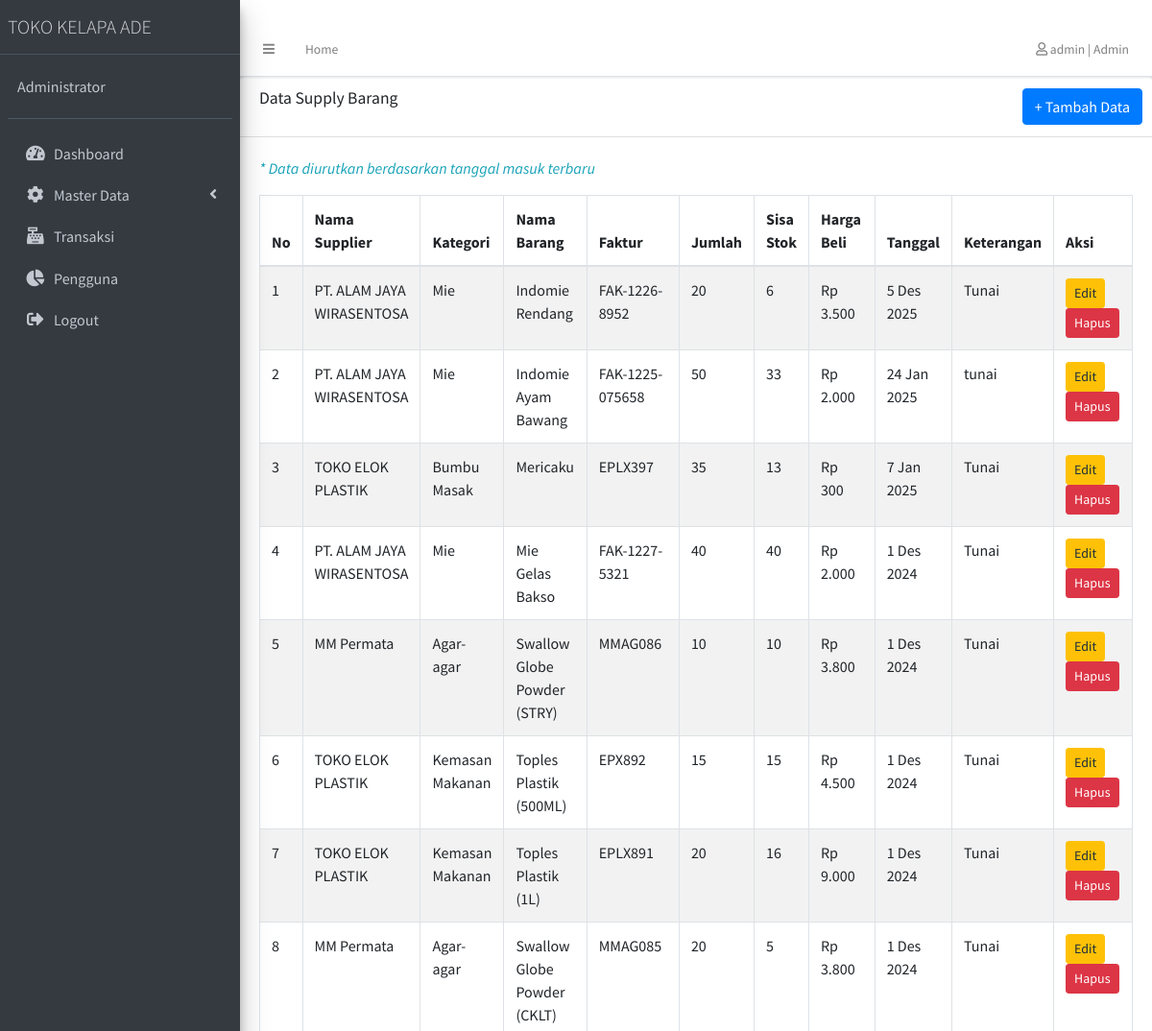
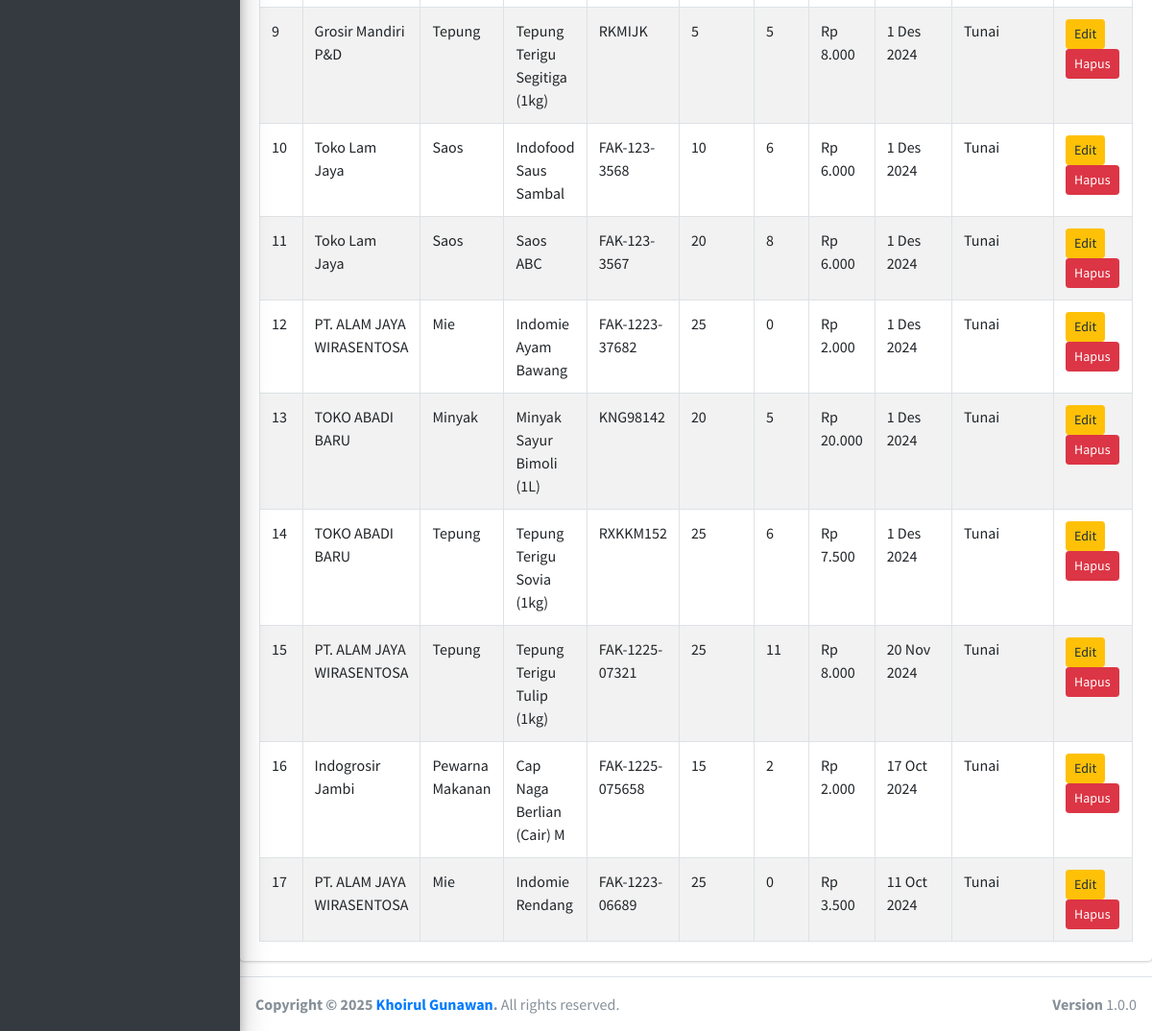
/index.php?page=data_supply (signed in), run on the app's committed database (2 pictures, top to bottom).
### tables this page shows
CREATE TABLE `tb_barang_msk` (
  `msk_id` int(3) NOT NULL,
  `supplier_id` int(3) NOT NULL,
  `barang_id` int(3) NOT NULL,
  `msk_faktur` varchar(15) NOT NULL,
  `msk_jumlah` int(5) NOT NULL,
  `msk_harga_beli` decimal(10,2) NOT NULL,
  `msk_tgl` date NOT NULL,
  `msk_ket` text NOT NULL
);

CREATE TABLE `tb_supplier` (
  `supplier_id` int(3) NOT NULL,
  `supplier_nama` varchar(50) NOT NULL,
  `supplier_alamat` text NOT NULL,
  `supplier_tlp` varchar(10) NOT NULL
);

CREATE TABLE `tb_kategori` (
  `kategori_id` int(3) NOT NULL,
  `kategori_nama` varchar(50) NOT NULL
);

CREATE TABLE `tb_barang` (
  `barang_id` int(3) NOT NULL,
  `kategori_id` int(3) NOT NULL,
  `barang_kode` varchar(15) DEFAULT NULL,
  `barang_nama` varchar(50) DEFAULT NULL,
  `barang_stok` int(5) NOT NULL,
  `barang_tgl` date NOT NULL,
  `barang_jual` int(5) NOT NULL
);

CREATE TABLE `tb_stok_batch` (
  `batch_id` int(3) NOT NULL,
  `barang_id` int(3) NOT NULL,
  `msk_id` int(3) NOT NULL,
  `jumlah_tersisa` int(5) NOT NULL,
  `harga_beli` decimal(10,2) NOT NULL,
  `tanggal_masuk` date NOT NULL
);

### koneksi.php (called while the page is built, shortened)
<?php
if (!function_exists('rupiah')) {
    function rupiah($angka) {
        $hasil_rupiah = "Rp " . number_format($angka, 0, ',', '.');
        return $hasil_rupiah;
    }
}
if (!function_exists('tgl_indo')) {
    function tgl_indo($tanggal)
    {
        $bulan = array(
            1 => 'Jan', 'Feb', 'Mar', 'Apr', 'Mei', 'Jun',
            'Jul', 'Aug', 'Sep', 'Oct', 'Nov', 'Des'
        );
        try {
            $pecahkan = explode('-', $tanggal);
            $tgl = (int)$pecahkan[2];
            $bln = (int)$pecahkan[1];
            $thn = (int)$pecahkan[0];
            $result = $tgl . ' ' . $bulan[$bln] . ' ' . $thn;
            return $result;
        } catch (Exception $e) {
            error_log("tgl_indo error: " . $e->getMessage());
            return $tanggal;
        }
    }
}
?>

### data_supply.php (the view, shortened to what this page needs)
<?php
require_once 'koneksi.php';
?>
<div class="card">
    <div class="card-header">
        <h3 class="card-title">Data Supply Barang</h3>
        <div class="card-tools">
            <button type="button" class="btn btn-primary" data-toggle="modal" data-target="#modal-tambah">
                + Tambah Data
            </button>
        </div>
    </div>
    <div class="card-body">
        <p class="text-info mb-3"><i>* Data diurutkan berdasarkan tanggal masuk terbaru</i></p>
        <table id="example1" class="table table-bordered table-striped">
            <thead>
                <tr>
                    <th width="10">No</th>
                    <th>Nama Supplier</th>
                    <th>Kategori</th>
                    <th>Nama Barang</th>
                    <th>Faktur</th>
                    <th>Jumlah</th>
                    <th>Sisa Stok</th>
                    <th>Harga Beli</th>
                    <th>Tanggal</th>
                    <th>Keterangan</th>
                    <th width="110">Aksi</th>
                </tr>
            </thead>
            <tbody>
                <?php
                $query = "SELECT
                            tb_barang_msk.*,
                            tb_supplier.supplier_nama,
                            tb_barang.barang_nama,
                            tb_kategori.kategori_nama,
                            tb_stok_batch.jumlah_tersisa
                        FROM tb_barang_msk
                        JOIN tb_supplier ON tb_barang_msk.supplier_id = tb_supplier.supplier_id
                        JOIN tb_barang ON tb_barang_msk.barang_id = tb_barang.barang_id
                        JOIN tb_kategori ON tb_barang.kategori_id = tb_kategori.kategori_id
                        LEFT JOIN tb_stok_batch ON tb_barang_msk.msk_id = tb_stok_batch.msk_id
                        ORDER BY msk_tgl DESC, msk_id DESC";
                $result = $koneksi->query($query);
                $no = 1;
                while ($pecah = $result->fetch_object()) {
                    ?>
                    <tr>
                        <td><?php echo $no++ ?></td>
                        <td><?php echo htmlspecialchars($pecah->supplier_nama) ?></td>
                        <td><?php echo htmlspecialchars($pecah->kategori_nama) ?></td>
                        <td><?php echo htmlspecialchars($pecah->barang_nama) ?></td>
                        <td><?php echo htmlspecialchars($pecah->msk_faktur) ?></td>
                        <td><?php echo $pecah->msk_jumlah ?></td>
                        <td><?php echo $pecah->jumlah_tersisa ?></td>
                        <td><?php echo rupiah($pecah->msk_harga_beli) ?></td>
                        <td><?php echo tgl_indo($pecah->msk_tgl) ?></td>
                        <td><?php echo htmlspecialchars($pecah->msk_ket) ?></td>
                        <td>
                            <a href="index.php?page=aksi_supply/supply_edit&id=<?php echo $pecah->msk_id ?>"
                               class="btn btn-warning btn-sm">Edit</a>
                            <a href="index.php?page=aksi_supply/supply_hapus&id=<?php echo $pecah->msk_id ?>"
                               class="btn btn-danger btn-sm delete-confirm">Hapus</a>
                        </td>
                    </tr>
                <?php } ?>
            </tbody>
        </table>
    </div>
</div>

### data on the page
tb_barang_msk: supplier.supplier_nama "PT. ALAM JAYA WIRASENTOSA", tb_kategori.kategori_nama "Mie", barang.barang_nama "Indomie Rendang", msk_faktur "FAK-1226-8952", msk_jumlah "20", tb_stok_batch.jumlah_tersisa "6", msk_harga_beli "Rp 3.500", msk_tgl "5 Des 2025", msk_ket "Tunai"
tb_barang_msk: supplier.supplier_nama "PT. ALAM JAYA WIRASENTOSA", tb_kategori.kategori_nama "Mie", barang.barang_nama "Indomie Ayam Bawang", msk_faktur "FAK-1225-075658", msk_jumlah "50", tb_stok_batch.jumlah_tersisa "33", msk_harga_beli "Rp 2.000", msk_tgl "24 Jan 2025", msk_ket "tunai"
tb_barang_msk: supplier.supplier_nama "TOKO ELOK PLASTIK", tb_kategori.kategori_nama "Bumbu Masak", barang.barang_nama "Mericaku", msk_faktur "EPLX397", msk_jumlah "35", tb_stok_batch.jumlah_tersisa "13", msk_harga_beli "Rp 300", msk_tgl "7 Jan 2025", msk_ket "Tunai"
tb_barang_msk: supplier.supplier_nama "PT. ALAM JAYA WIRASENTOSA", tb_kategori.kategori_nama "Mie", barang.barang_nama "Mie Gelas Bakso", msk_faktur "FAK-1227-5321", msk_jumlah "40", tb_stok_batch.jumlah_tersisa "40", msk_harga_beli "Rp 2.000", msk_tgl "1 Des 2024", msk_ket "Tunai"
tb_barang_msk: supplier.supplier_nama "MM Permata", tb_kategori.kategori_nama "Agar-agar", barang.barang_nama "Swallow Globe Powder (STRY)", msk_faktur "MMAG086", msk_jumlah "10", tb_stok_batch.jumlah_tersisa "10", msk_harga_beli "Rp 3.800", msk_tgl "1 Des 2024", msk_ket "Tunai"
tb_barang_msk: supplier.supplier_nama "TOKO ELOK PLASTIK", tb_kategori.kategori_nama "Kemasan Makanan", barang.barang_nama "Toples Plastik (500ML)", msk_faktur "EPX892", msk_jumlah "15", tb_stok_batch.jumlah_tersisa "15", msk_harga_beli "Rp 4.500", msk_tgl "1 Des 2024", msk_ket "Tunai"
tb_barang_msk: supplier.supplier_nama "TOKO ELOK PLASTIK", tb_kategori.kategori_nama "Kemasan Makanan", barang.barang_nama "Toples Plastik (1L)", msk_faktur "EPLX891", msk_jumlah "20", tb_stok_batch.jumlah_tersisa "16", msk_harga_beli "Rp 9.000", msk_tgl "1 Des 2024", msk_ket "Tunai"
tb_barang_msk: supplier.supplier_nama "MM Permata", tb_kategori.kategori_nama "Agar-agar", barang.barang_nama "Swallow Globe Powder (CKLT)", msk_faktur "MMAG085", msk_jumlah "20", tb_stok_batch.jumlah_tersisa "5", msk_harga_beli "Rp 3.800", msk_tgl "1 Des 2024", msk_ket "Tunai"
tb_barang_msk: supplier.supplier_nama "Grosir Mandiri P&D", tb_kategori.kategori_nama "Tepung", barang.barang_nama "Tepung Terigu Segitiga (1kg)", msk_faktur "RKMIJK", msk_jumlah "5", tb_stok_batch.jumlah_tersisa "5", msk_harga_beli "Rp 8.000", msk_tgl "1 Des 2024", msk_ket "Tunai"
tb_barang_msk: supplier.supplier_nama "Toko Lam Jaya", tb_kategori.kategori_nama "Saos", barang.barang_nama "Indofood Saus Sambal", msk_faktur "FAK-123-3568", msk_jumlah "10", tb_stok_batch.jumlah_tersisa "6", msk_harga_beli "Rp 6.000", msk_tgl "1 Des 2024", msk_ket "Tunai"
tb_barang_msk: supplier.supplier_nama "Toko Lam Jaya", tb_kategori.kategori_nama "Saos", barang.barang_nama "Saos ABC", msk_faktur "FAK-123-3567", msk_jumlah "20", tb_stok_batch.jumlah_tersisa "8", msk_harga_beli "Rp 6.000", msk_tgl "1 Des 2024", msk_ket "Tunai"
tb_barang_msk: supplier.supplier_nama "PT. ALAM JAYA WIRASENTOSA", tb_kategori.kategori_nama "Mie", barang.barang_nama "Indomie Ayam Bawang", msk_faktur "FAK-1223-37682", msk_jumlah "25", tb_stok_batch.jumlah_tersisa "0", msk_harga_beli "Rp 2.000", msk_tgl "1 Des 2024", msk_ket "Tunai"
tb_barang_msk: supplier.supplier_nama "TOKO ABADI BARU", tb_kategori.kategori_nama "Minyak", barang.barang_nama "Minyak Sayur Bimoli (1L)", msk_faktur "KNG98142", msk_jumlah "20", tb_stok_batch.jumlah_tersisa "5", msk_harga_beli "Rp 20.000", msk_tgl "1 Des 2024", msk_ket "Tunai"
tb_barang_msk: supplier.supplier_nama "TOKO ABADI BARU", tb_kategori.kategori_nama "Tepung", barang.barang_nama "Tepung Terigu Sovia (1kg)", msk_faktur "RXKKM152", msk_jumlah "25", tb_stok_batch.jumlah_tersisa "6", msk_harga_beli "Rp 7.500", msk_tgl "1 Des 2024", msk_ket "Tunai"
tb_barang_msk: supplier.supplier_nama "PT. ALAM JAYA WIRASENTOSA", tb_kategori.kategori_nama "Tepung", barang.barang_nama "Tepung Terigu Tulip (1kg)", msk_faktur "FAK-1225-07321", msk_jumlah "25", tb_stok_batch.jumlah_tersisa "11", msk_harga_beli "Rp 8.000", msk_tgl "20 Nov 2024", msk_ket "Tunai"
tb_barang_msk: supplier.supplier_nama "Indogrosir Jambi", tb_kategori.kategori_nama "Pewarna Makanan", barang.barang_nama "Cap Naga Berlian (Cair) M", msk_faktur "FAK-1225-075658", msk_jumlah "15", tb_stok_batch.jumlah_tersisa "2", msk_harga_beli "Rp 2.000", msk_tgl "17 Oct 2024", msk_ket "Tunai"
tb_barang_msk: supplier.supplier_nama "PT. ALAM JAYA WIRASENTOSA", tb_kategori.kategori_nama "Mie", barang.barang_nama "Indomie Rendang", msk_faktur "FAK-1223-06689", msk_jumlah "25", tb_stok_batch.jumlah_tersisa "0", msk_harga_beli "Rp 3.500", msk_tgl "11 Oct 2024", msk_ket "Tunai"

### other printed values
$_SESSION['pengguna'] "admin"
$_SESSION['pengguna_level'] "Admin"
$_SESSION['pengguna_nama'] "Administrator"
